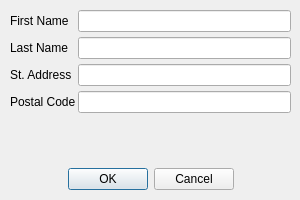
<?xml version="1.0" encoding="UTF-8"?>
<ui version="4.0">
 <class>NewEntryDialog</class>
 <widget class="QDialog" name="NewEntryDialog">
  <property name="windowModality">
   <enum>Qt::ApplicationModal</enum>
  </property>
  <property name="geometry">
   <rect>
    <x>0</x>
    <y>0</y>
    <width>300</width>
    <height>200</height>
   </rect>
  </property>
  <property name="minimumSize">
   <size>
    <width>300</width>
    <height>200</height>
   </size>
  </property>
  <property name="maximumSize">
   <size>
    <width>300</width>
    <height>200</height>
   </size>
  </property>
  <property name="windowTitle">
   <string>Add Entry</string>
  </property>
  <property name="windowIcon">
   <iconset resource="resources.qrc">
    <normaloff>:/images/icon.ico</normaloff>:/images/icon.ico</iconset>
  </property>
  <widget class="QWidget" name="verticalLayoutWidget">
   <property name="geometry">
    <rect>
     <x>10</x>
     <y>10</y>
     <width>281</width>
     <height>180</height>
    </rect>
   </property>
   <layout class="QVBoxLayout" name="verticalLayout">
    <item>
     <layout class="QFormLayout" name="formLayout">
      <property name="horizontalSpacing">
       <number>2</number>
      </property>
      <property name="verticalSpacing">
       <number>5</number>
      </property>
      <property name="bottomMargin">
       <number>0</number>
      </property>
      <item row="0" column="0">
       <widget class="QLabel" name="FirstNameLabel">
        <property name="font">
         <font>
          <family>Segoe UI</family>
         </font>
        </property>
        <property name="text">
         <string>First Name</string>
        </property>
       </widget>
      </item>
      <item row="0" column="1">
       <widget class="QLineEdit" name="FirstNameEntry"/>
      </item>
      <item row="1" column="0">
       <widget class="QLabel" name="LastNameLabel">
        <property name="text">
         <string>Last Name</string>
        </property>
       </widget>
      </item>
      <item row="1" column="1">
       <widget class="QLineEdit" name="LastNameEntry"/>
      </item>
      <item row="3" column="0">
       <widget class="QLabel" name="stAddressText">
        <property name="text">
         <string>St. Address</string>
        </property>
       </widget>
      </item>
      <item row="3" column="1">
       <widget class="QLineEdit" name="stAddresField"/>
      </item>
      <item row="4" column="0">
       <widget class="QLabel" name="ZipCodeLabel">
        <property name="text">
         <string>Postal Code</string>
        </property>
       </widget>
      </item>
      <item row="4" column="1">
       <widget class="QLineEdit" name="ZipCodeEntry"/>
      </item>
     </layout>
    </item>
    <item>
     <widget class="QDialogButtonBox" name="AddContactOptions">
      <property name="contextMenuPolicy">
       <enum>Qt::NoContextMenu</enum>
      </property>
      <property name="standardButtons">
       <set>QDialogButtonBox::Cancel|QDialogButtonBox::Ok</set>
      </property>
      <property name="centerButtons">
       <bool>true</bool>
      </property>
     </widget>
    </item>
   </layout>
  </widget>
 </widget>
 <resources>
  <include location="resources.qrc"/>
 </resources>
 <connections>
  <connection>
   <sender>AddContactOptions</sender>
   <signal>accepted()</signal>
   <receiver>NewEntryDialog</receiver>
   <slot>accept()</slot>
   <hints>
    <hint type="sourcelabel">
     <x>150</x>
     <y>177</y>
    </hint>
    <hint type="destinationlabel">
     <x>149</x>
     <y>99</y>
    </hint>
   </hints>
  </connection>
  <connection>
   <sender>AddContactOptions</sender>
   <signal>rejected()</signal>
   <receiver>NewEntryDialog</receiver>
   <slot>reject()</slot>
   <hints>
    <hint type="sourcelabel">
     <x>150</x>
     <y>177</y>
    </hint>
    <hint type="destinationlabel">
     <x>149</x>
     <y>99</y>
    </hint>
   </hints>
  </connection>
 </connections>
</ui>
